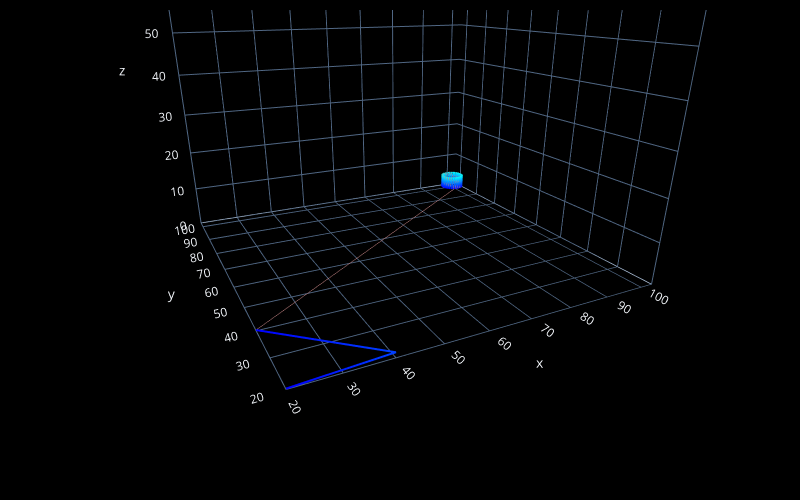

Notebook source saved alongside this figure:
### Code cell
# preview the design

fc.transform(steps, 'plot', fc.PlotControls(style='line', zoom=0.7))
# hover the cursor over the lines in the plot to check xyz positions of the points in the design

# uncomment the next line to create a plot with real heights/widths for extruded lines to preview the real 3D printed geometry
# fc.transform(steps, 'plot', fc.PlotControls(style='tube', zoom=0.7, initialization_data={'extrusion_width': EW, 'extrusion_height': EH}))

# uncomment the next line to create a neat preview (click the top-left button in the plot for a .png file) - post and tag @FullControlXYZ :)
# fc.transform(steps, 'plot', fc.PlotControls(neat_for_publishing=True, zoom=0.5, initialization_data={'extrusion_width': EW, 'extrusion_height': EH}))

### Figure 1 — Plotly figure (JSON) as saved in the notebook; plotly's stock layout.template omitted (floating-point values rounded to 4 significant figures)
{"data": [{"line": {"color": ["rgb(0.00, 0.00, 255.00)", "rgb(0.00, 63.75, 255.00)", "rgb(0.00, 0.00, 255.00)"], "width": 4}, "mode": "lines", "showlegend": false, "type": "scatter3d", "x": [20, 40, 20], "y": [20, 20, 40], "z": [0.18, 1.18, 0.18]}, {"line": {"color": ["rgb(191.25, 127.50, 127.50)", "rgb(191.25, 127.50, 127.50)"], "width": 1}, "mode": "lines", "showlegend": false, "type": "scatter3d", "x": [20, 103.2], "y": [40, 100], "z": [0.18, 0.18]}, {"line": {"color": ["rgb(0.00, 0.00, 255.00)", "rgb(0.00, 140.25, 255.00)"], "width": 4}, "mode": "lines", "showlegend": false, "type": "scatter3d", "x": [103.2, 103.2], "y": [100, 100.0], "z": [0.18, 2.38]}, {"line": {"color": ["rgb(191.25, 127.50, 127.50)", "rgb(191.25, 127.50, 127.50)", "rgb(191.25, 127.50, 127.50)"], "width": 1}, "mode": "lines", "showlegend": false, "type": "scatter3d", "x": [103.2, 103.2, 103.1], "y": [100.0, 100.0, 100.7], "z": [2.38, 2.39, 0.18]}, {"line": {"color": ["rgb(0.00, 0.00, 255.00)", "rgb(0.00, 140.25, 255.00)"], "width": 4}, "mode": "lines", "showlegend": false, "type": "scatter3d", "x": [103.1, 103.1], "y": [100.7, 100.7], "z": [0.18, 2.38]}, {"line": {"color": ["rgb(191.25, 127.50, 127.50)", "rgb(191.25, 127.50, 127.50)", "rgb(191.25, 127.50, 127.50)"], "width": 1}, "mode": "lines", "showlegend": false, "type": "scatter3d", "x": [103.1, 103.1, 102.8], "y": [100.7, 100.7, 101.4], "z": [2.38, 2.39, 0.18]}, {"line": {"color": ["rgb(0.00, 0.00, 255.00)", "rgb(0.00, 140.25, 255.00)"], "width": 4}, "mode": "lines", "showlegend": false, "type": "scatter3d", "x": [102.8, 102.9], "y": [101.4, 101.4], "z": [0.18, 2.38]}, {"line": {"color": ["rgb(191.25, 127.50, 127.50)", "rgb(191.25, 127.50, 127.50)", "rgb(191.25, 127.50, 127.50)"], "width": 1}, "mode": "lines", "showlegend": false, "type": "scatter3d", "x": [102.9, 102.9, 102.4], "y": [101.4, 101.4, 102.0], "z": [2.38, 2.39, 0.18]}, {"line": {"color": ["rgb(0.00, 0.00, 255.00)", "rgb(0.00, 140.25, 255.00)"], "width": 4}, "mode": "lines", "showlegend": false, "type": "scatter3d", "x": [102.4, 102.4], "y": [102.0, 102.1], "z": [0.18, 2.38]}, {"line": {"color": ["rgb(191.25, 127.50, 127.50)", "rgb(191.25, 127.50, 127.50)", "rgb(191.25, 127.50, 127.50)"], "width": 1}, "mode": "lines", "showlegend": false, "type": "scatter3d", "x": [102.4, 102.4, 101.9], "y": [102.1, 102.1, 102.6], "z": [2.38, 2.39, 0.18]}, {"line": {"color": ["rgb(0.00, 0.00, 255.00)", "rgb(0.00, 140.25, 255.00)"], "width": 4}, "mode": "lines", "showlegend": false, "type": "scatter3d", "x": [101.9, 101.9], "y": [102.6, 102.6], "z": [0.18, 2.38]}, {"line": {"color": ["rgb(191.25, 127.50, 127.50)", "rgb(191.25, 127.50, 127.50)", "rgb(191.25, 127.50, 127.50)"], "width": 1}, "mode": "lines", "showlegend": false, "type": "scatter3d", "x": [101.9, 101.9, 101.3], "y": [102.6, 102.6, 102.9], "z": [2.38, 2.39, 0.18]}, {"line": {"color": ["rgb(0.00, 0.00, 255.00)", "rgb(0.00, 140.25, 255.00)"], "width": 4}, "mode": "lines", "showlegend": false, "type": "scatter3d", "x": [101.3, 101.3], "y": [102.9, 102.9], "z": [0.18, 2.38]}, {"line": {"color": ["rgb(191.25, 127.50, 127.50)", "rgb(191.25, 127.50, 127.50)", "rgb(191.25, 127.50, 127.50)"], "width": 1}, "mode": "lines", "showlegend": false, "type": "scatter3d", "x": [101.3, 101.3, 100.6], "y": [102.9, 102.9, 103.1], "z": [2.38, 2.39, 0.18]}, {"line": {"color": ["rgb(0.00, 0.00, 255.00)", "rgb(0.00, 140.25, 255.00)"], "width": 4}, "mode": "lines", "showlegend": false, "type": "scatter3d", "x": [100.6, 100.6], "y": [103.1, 103.1], "z": [0.18, 2.38]}, {"line": {"color": ["rgb(191.25, 127.50, 127.50)", "rgb(191.25, 127.50, 127.50)", "rgb(191.25, 127.50, 127.50)"], "width": 1}, "mode": "lines", "showlegend": false, "type": "scatter3d", "x": [100.6, 100.6, 99.81], "y": [103.1, 103.1, 103.2], "z": [2.38, 2.39, 0.18]}, {"line": {"color": ["rgb(0.00, 0.00, 255.00)", "rgb(0.00, 140.25, 255.00)"], "width": 4}, "mode": "lines", "showlegend": false, "type": "scatter3d", "x": [99.81, 99.83], "y": [103.2, 103.2], "z": [0.18, 2.38]}, {"line": {"color": ["rgb(191.25, 127.50, 127.50)", "rgb(191.25, 127.50, 127.50)", "rgb(191.25, 127.50, 127.50)"], "width": 1}, "mode": "lines", "showlegend": false, "type": "scatter3d", "x": [99.83, 99.83, 99.09], "y": [103.2, 103.2, 103.0], "z": [2.38, 2.39, 0.18]}, {"line": {"color": ["rgb(0.00, 0.00, 255.00)", "rgb(0.00, 140.25, 255.00)"], "width": 4}, "mode": "lines", "showlegend": false, "type": "scatter3d", "x": [99.09, 99.1], "y": [103.0, 103.1], "z": [0.18, 2.38]}, {"line": {"color": ["rgb(191.25, 127.50, 127.50)", "rgb(191.25, 127.50, 127.50)", "rgb(191.25, 127.50, 127.50)"], "width": 1}, "mode": "lines", "showlegend": false, "type": "scatter3d", "x": [99.1, 99.1, 98.41], "y": [103.1, 103.1, 102.8], "z": [2.38, 2.39, 0.18]}, {"line": {"color": ["rgb(0.00, 0.00, 255.00)", "rgb(0.00, 140.25, 255.00)"], "width": 4}, "mode": "lines", "showlegend": false, "type": "scatter3d", "x": [98.41, 98.42], "y": [102.8, 102.8], "z": [0.18, 2.38]}, {"line": {"color": ["rgb(191.25, 127.50, 127.50)", "rgb(191.25, 127.50, 127.50)", "rgb(191.25, 127.50, 127.50)"], "width": 1}, "mode": "lines", "showlegend": false, "type": "scatter3d", "x": [98.42, 98.42, 97.82], "y": [102.8, 102.8, 102.3], "z": [2.38, 2.39, 0.18]}, {"line": {"color": ["rgb(0.00, 0.00, 255.00)", "rgb(0.00, 140.25, 255.00)"], "width": 4}, "mode": "lines", "showlegend": false, "type": "scatter3d", "x": [97.82, 97.83], "y": [102.3, 102.3], "z": [0.18, 2.38]}, {"line": {"color": ["rgb(191.25, 127.50, 127.50)", "rgb(191.25, 127.50, 127.50)", "rgb(191.25, 127.50, 127.50)"], "width": 1}, "mode": "lines", "showlegend": false, "type": "scatter3d", "x": [97.83, 97.83, 97.34], "y": [102.3, 102.3, 101.7], "z": [2.38, 2.39, 0.18]}, {"line": {"color": ["rgb(0.00, 0.00, 255.00)", "rgb(0.00, 140.25, 255.00)"], "width": 4}, "mode": "lines", "showlegend": false, "type": "scatter3d", "x": [97.34, 97.35], "y": [101.7, 101.8], "z": [0.18, 2.38]}, {"line": {"color": ["rgb(191.25, 127.50, 127.50)", "rgb(191.25, 127.50, 127.50)", "rgb(191.25, 127.50, 127.50)"], "width": 1}, "mode": "lines", "showlegend": false, "type": "scatter3d", "x": [97.35, 97.35, 97.01], "y": [101.8, 101.8, 101.1], "z": [2.38, 2.39, 0.18]}, {"line": {"color": ["rgb(0.00, 0.00, 255.00)", "rgb(0.00, 140.25, 255.00)"], "width": 4}, "mode": "lines", "showlegend": false, "type": "scatter3d", "x": [97.01, 97.02], "y": [101.1, 101.1], "z": [0.18, 2.38]}, {"line": {"color": ["rgb(191.25, 127.50, 127.50)", "rgb(191.25, 127.50, 127.50)", "rgb(191.25, 127.50, 127.50)"], "width": 1}, "mode": "lines", "showlegend": false, "type": "scatter3d", "x": [97.02, 97.02, 96.84], "y": [101.1, 101.1, 100.4], "z": [2.38, 2.39, 0.18]}, {"line": {"color": ["rgb(0.00, 0.00, 255.00)", "rgb(0.00, 140.25, 255.00)"], "width": 4}, "mode": "lines", "showlegend": false, "type": "scatter3d", "x": [96.84, 96.85], "y": [100.4, 100.4], "z": [0.18, 2.38]}, {"line": {"color": ["rgb(191.25, 127.50, 127.50)", "rgb(191.25, 127.50, 127.50)", "rgb(191.25, 127.50, 127.50)"], "width": 1}, "mode": "lines", "showlegend": false, "type": "scatter3d", "x": [96.85, 96.85, 96.84], "y": [100.4, 100.4, 99.63], "z": [2.38, 2.39, 0.18]}, {"line": {"color": ["rgb(0.00, 0.00, 255.00)", "rgb(0.00, 140.25, 255.00)"], "width": 4}, "mode": "lines", "showlegend": false, "type": "scatter3d", "x": [96.84, 96.85], "y": [99.63, 99.64], "z": [0.18, 2.38]}, {"line": {"color": ["rgb(191.25, 127.50, 127.50)", "rgb(191.25, 127.50, 127.50)", "rgb(191.25, 127.50, 127.50)"], "width": 1}, "mode": "lines", "showlegend": false, "type": "scatter3d", "x": [96.85, 96.85, 97.01], "y": [99.64, 99.64, 98.91], "z": [2.38, 2.39, 0.18]}, {"line": {"color": ["rgb(0.00, 0.00, 255.00)", "rgb(0.00, 140.25, 255.00)"], "width": 4}, "mode": "lines", "showlegend": false, "type": "scatter3d", "x": [97.01, 97.02], "y": [98.91, 98.92], "z": [0.18, 2.38]}, {"line": {"color": ["rgb(191.25, 127.50, 127.50)", "rgb(191.25, 127.50, 127.50)", "rgb(191.25, 127.50, 127.50)"], "width": 1}, "mode": "lines", "showlegend": false, "type": "scatter3d", "x": [97.02, 97.02, 97.34], "y": [98.92, 98.92, 98.25], "z": [2.38, 2.39, 0.18]}, {"line": {"color": ["rgb(0.00, 0.00, 255.00)", "rgb(0.00, 140.25, 255.00)"], "width": 4}, "mode": "lines", "showlegend": false, "type": "scatter3d", "x": [97.34, 97.35], "y": [98.25, 98.26], "z": [0.18, 2.38]}, {"line": {"color": ["rgb(191.25, 127.50, 127.50)", "rgb(191.25, 127.50, 127.50)", "rgb(191.25, 127.50, 127.50)"], "width": 1}, "mode": "lines", "showlegend": false, "type": "scatter3d", "x": [97.35, 97.35, 97.82], "y": [98.26, 98.26, 97.69], "z": [2.38, 2.39, 0.18]}, {"line": {"color": ["rgb(0.00, 0.00, 255.00)", "rgb(0.00, 140.25, 255.00)"], "width": 4}, "mode": "lines", "showlegend": false, "type": "scatter3d", "x": [97.82, 97.83], "y": [97.69, 97.69], "z": [0.18, 2.38]}, {"line": {"color": ["rgb(191.25, 127.50, 127.50)", "rgb(191.25, 127.50, 127.50)", "rgb(191.25, 127.50, 127.50)"], "width": 1}, "mode": "lines", "showlegend": false, "type": "scatter3d", "x": [97.83, 97.83, 98.41], "y": [97.69, 97.69, 97.24], "z": [2.38, 2.39, 0.18]}, {"line": {"color": ["rgb(0.00, 0.00, 255.00)", "rgb(0.00, 140.25, 255.00)"], "width": 4}, "mode": "lines", "showlegend": false, "type": "scatter3d", "x": [98.41, 98.42], "y": [97.24, 97.25], "z": [0.18, 2.38]}, {"line": {"color": ["rgb(191.25, 127.50, 127.50)", "rgb(191.25, 127.50, 127.50)", "rgb(191.25, 127.50, 127.50)"], "width": 1}, "mode": "lines", "showlegend": false, "type": "scatter3d", "x": [98.42, 98.42, 99.09], "y": [97.25, 97.25, 96.95], "z": [2.38, 2.39, 0.18]}, {"line": {"color": ["rgb(0.00, 0.00, 255.00)", "rgb(0.00, 140.25, 255.00)"], "width": 4}, "mode": "lines", "showlegend": false, "type": "scatter3d", "x": [99.09, 99.1], "y": [96.95, 96.96], "z": [0.18, 2.38]}, {"line": {"color": ["rgb(191.25, 127.50, 127.50)", "rgb(191.25, 127.50, 127.50)", "rgb(191.25, 127.50, 127.50)"], "width": 1}, "mode": "lines", "showlegend": false, "type": "scatter3d", "x": [99.1, 99.1, 99.81], "y": [96.96, 96.96, 96.82], "z": [2.38, 2.39, 0.18]}, {"line": {"color": ["rgb(0.00, 0.00, 255.00)", "rgb(0.00, 140.25, 255.00)"], "width": 4}, "mode": "lines", "showlegend": false, "type": "scatter3d", "x": [99.81, 99.83], "y": [96.82, 96.83], "z": [0.18, 2.38]}, {"line": {"color": ["rgb(191.25, 127.50, 127.50)", "rgb(191.25, 127.50, 127.50)", "rgb(191.25, 127.50, 127.50)"], "width": 1}, "mode": "lines", "showlegend": false, "type": "scatter3d", "x": [99.83, 99.83, 100.6], "y": [96.83, 96.83, 96.86], "z": [2.38, 2.39, 0.18]}, {"line": {"color": ["rgb(0.00, 0.00, 255.00)", "rgb(0.00, 140.25, 255.00)"], "width": 4}, "mode": "lines", "showlegend": false, "type": "scatter3d", "x": [100.6, 100.6], "y": [96.86, 96.88], "z": [0.18, 2.38]}, {"line": {"color": ["rgb(191.25, 127.50, 127.50)", "rgb(191.25, 127.50, 127.50)", "rgb(191.25, 127.50, 127.50)"], "width": 1}, "mode": "lines", "showlegend": false, "type": "scatter3d", "x": [100.6, 100.6, 101.3], "y": [96.88, 96.88, 97.08], "z": [2.38, 2.39, 0.18]}, {"line": {"color": ["rgb(0.00, 0.00, 255.00)", "rgb(0.00, 140.25, 255.00)"], "width": 4}, "mode": "lines", "showlegend": false, "type": "scatter3d", "x": [101.3, 101.3], "y": [97.08, 97.09], "z": [0.18, 2.38]}, {"line": {"color": ["rgb(191.25, 127.50, 127.50)", "rgb(191.25, 127.50, 127.50)", "rgb(191.25, 127.50, 127.50)"], "width": 1}, "mode": "lines", "showlegend": false, "type": "scatter3d", "x": [101.3, 101.3, 101.9], "y": [97.09, 97.09, 97.45], "z": [2.38, 2.39, 0.18]}, {"line": {"color": ["rgb(0.00, 0.00, 255.00)", "rgb(0.00, 140.25, 255.00)"], "width": 4}, "mode": "lines", "showlegend": false, "type": "scatter3d", "x": [101.9, 101.9], "y": [97.45, 97.46], "z": [0.18, 2.38]}, {"line": {"color": ["rgb(191.25, 127.50, 127.50)", "rgb(191.25, 127.50, 127.50)", "rgb(191.25, 127.50, 127.50)"], "width": 1}, "mode": "lines", "showlegend": false, "type": "scatter3d", "x": [101.9, 101.9, 102.4], "y": [97.46, 97.46, 97.95], "z": [2.38, 2.39, 0.18]}, {"line": {"color": ["rgb(0.00, 0.00, 255.00)", "rgb(0.00, 140.25, 255.00)"], "width": 4}, "mode": "lines", "showlegend": false, "type": "scatter3d", "x": [102.4, 102.4], "y": [97.95, 97.96], "z": [0.18, 2.38]}, {"line": {"color": ["rgb(191.25, 127.50, 127.50)", "rgb(191.25, 127.50, 127.50)", "rgb(191.25, 127.50, 127.50)"], "width": 1}, "mode": "lines", "showlegend": false, "type": "scatter3d", "x": [102.4, 102.4, 102.8], "y": [97.96, 97.96, 98.57], "z": [2.38, 2.39, 0.18]}, {"line": {"color": ["rgb(0.00, 0.00, 255.00)", "rgb(0.00, 140.25, 255.00)"], "width": 4}, "mode": "lines", "showlegend": false, "type": "scatter3d", "x": [102.8, 102.9], "y": [98.57, 98.58], "z": [0.18, 2.38]}, {"line": {"color": ["rgb(191.25, 127.50, 127.50)", "rgb(191.25, 127.50, 127.50)", "rgb(191.25, 127.50, 127.50)"], "width": 1}, "mode": "lines", "showlegend": false, "type": "scatter3d", "x": [102.9, 102.9, 103.1], "y": [98.58, 98.58, 99.27], "z": [2.38, 2.39, 0.18]}, {"line": {"color": ["rgb(0.00, 0.00, 255.00)", "rgb(0.00, 140.25, 255.00)"], "width": 4}, "mode": "lines", "showlegend": false, "type": "scatter3d", "x": [103.1, 103.1], "y": [99.27, 99.28], "z": [0.18, 2.38]}, {"line": {"color": ["rgb(191.25, 127.50, 127.50)", "rgb(191.25, 127.50, 127.50)", "rgb(191.25, 127.50, 127.50)"], "width": 1}, "mode": "lines", "showlegend": false, "type": "scatter3d", "x": [103.1, 103.1, 103.2], "y": [99.28, 99.28, 100.4], "z": [2.38, 2.39, 1.98]}, {"line": {"color": ["rgb(0.00, 114.75, 255.00)", "rgb(0.00, 255.00, 255.00)"], "width": 4}, "mode": "lines", "showlegend": false, "type": "scatter3d", "x": [103.2, 103.2], "y": [100.4, 100.4], "z": [1.98, 4.18]}, {"line": {"color": ["rgb(191.25, 127.50, 127.50)", "rgb(191.25, 127.50, 127.50)", "rgb(191.25, 127.50, 127.50)"], "width": 1}, "mode": "lines", "showlegend": false, "type": "scatter3d", "x": [103.2, 103.2, 103.0], "y": [100.4, 100.4, 101.1], "z": [4.18, 4.18, 1.98]}, {"line": {"color": ["rgb(0.00, 114.75, 255.00)", "rgb(0.00, 255.00, 255.00)"], "width": 4}, "mode": "lines", "showlegend": false, "type": "scatter3d", "x": [103.0, 103.0], "y": [101.1, 101.1], "z": [1.98, 4.18]}, {"line": {"color": ["rgb(191.25, 127.50, 127.50)", "rgb(191.25, 127.50, 127.50)", "rgb(191.25, 127.50, 127.50)"], "width": 1}, "mode": "lines", "showlegend": false, "type": "scatter3d", "x": [103.0, 103.0, 102.6], "y": [101.1, 101.1, 101.8], "z": [4.18, 4.18, 1.98]}, {"line": {"color": ["rgb(0.00, 114.75, 255.00)", "rgb(0.00, 255.00, 255.00)"], "width": 4}, "mode": "lines", "showlegend": false, "type": "scatter3d", "x": [102.6, 102.7], "y": [101.8, 101.8], "z": [1.98, 4.18]}, {"line": {"color": ["rgb(191.25, 127.50, 127.50)", "rgb(191.25, 127.50, 127.50)", "rgb(191.25, 127.50, 127.50)"], "width": 1}, "mode": "lines", "showlegend": false, "type": "scatter3d", "x": [102.7, 102.7, 102.2], "y": [101.8, 101.8, 102.3], "z": [4.18, 4.18, 1.98]}, {"line": {"color": ["rgb(0.00, 114.75, 255.00)", "rgb(0.00, 255.00, 255.00)"], "width": 4}, "mode": "lines", "showlegend": false, "type": "scatter3d", "x": [102.2, 102.2], "y": [102.3, 102.3], "z": [1.98, 4.18]}, {"line": {"color": ["rgb(191.25, 127.50, 127.50)", "rgb(191.25, 127.50, 127.50)", "rgb(191.25, 127.50, 127.50)"], "width": 1}, "mode": "lines", "showlegend": false, "type": "scatter3d", "x": [102.2, 102.2, 101.6], "y": [102.3, 102.3, 102.8], "z": [4.18, 4.18, 1.98]}, {"line": {"color": ["rgb(0.00, 114.75, 255.00)", "rgb(0.00, 255.00, 255.00)"], "width": 4}, "mode": "lines", "showlegend": false, "type": "scatter3d", "x": [101.6, 101.6], "y": [102.8, 102.8], "z": [1.98, 4.18]}, {"line": {"color": ["rgb(191.25, 127.50, 127.50)", "rgb(191.25, 127.50, 127.50)", "rgb(191.25, 127.50, 127.50)"], "width": 1}, "mode": "lines", "showlegend": false, "type": "scatter3d", "x": [101.6, 101.6, 100.9], "y": [102.8, 102.8, 103.1], "z": [4.18, 4.18, 1.98]}, {"line": {"color": ["rgb(0.00, 114.75, 255.00)", "rgb(0.00, 255.00, 255.00)"], "width": 4}, "mode": "lines", "showlegend": false, "type": "scatter3d", "x": [100.9, 100.9], "y": [103.1, 103.1], "z": [1.98, 4.18]}, {"line": {"color": ["rgb(191.25, 127.50, 127.50)", "rgb(191.25, 127.50, 127.50)", "rgb(191.25, 127.50, 127.50)"], "width": 1}, "mode": "lines", "showlegend": false, "type": "scatter3d", "x": [100.9, 100.9, 100.2], "y": [103.1, 103.1, 103.2], "z": [4.18, 4.18, 1.98]}, {"line": {"color": ["rgb(0.00, 114.75, 255.00)", "rgb(0.00, 255.00, 255.00)"], "width": 4}, "mode": "lines", "showlegend": false, "type": "scatter3d", "x": [100.2, 100.2], "y": [103.2, 103.2], "z": [1.98, 4.18]}, {"line": {"color": ["rgb(191.25, 127.50, 127.50)", "rgb(191.25, 127.50, 127.50)", "rgb(191.25, 127.50, 127.50)"], "width": 1}, "mode": "lines", "showlegend": false, "type": "scatter3d", "x": [100.2, 100.2, 99.42], "y": [103.2, 103.2, 103.1], "z": [4.18, 4.18, 1.98]}, {"line": {"color": ["rgb(0.00, 114.75, 255.00)", "rgb(0.00, 255.00, 255.00)"], "width": 4}, "mode": "lines", "showlegend": false, "type": "scatter3d", "x": [99.42, 99.43], "y": [103.1, 103.1], "z": [1.98, 4.18]}, {"line": {"color": ["rgb(191.25, 127.50, 127.50)", "rgb(191.25, 127.50, 127.50)", "rgb(191.25, 127.50, 127.50)"], "width": 1}, "mode": "lines", "showlegend": false, "type": "scatter3d", "x": [99.43, 99.43, 98.71], "y": [103.1, 103.1, 102.9], "z": [4.18, 4.18, 1.98]}, {"line": {"color": ["rgb(0.00, 114.75, 255.00)", "rgb(0.00, 255.00, 255.00)"], "width": 4}, "mode": "lines", "showlegend": false, "type": "scatter3d", "x": [98.71, 98.72], "y": [102.9, 102.9], "z": [1.98, 4.18]}, {"line": {"color": ["rgb(191.25, 127.50, 127.50)", "rgb(191.25, 127.50, 127.50)", "rgb(191.25, 127.50, 127.50)"], "width": 1}, "mode": "lines", "showlegend": false, "type": "scatter3d", "x": [98.72, 98.72, 98.08], "y": [102.9, 102.9, 102.5], "z": [4.18, 4.18, 1.98]}, {"line": {"color": ["rgb(0.00, 114.75, 255.00)", "rgb(0.00, 255.00, 255.00)"], "width": 4}, "mode": "lines", "showlegend": false, "type": "scatter3d", "x": [98.08, 98.09], "y": [102.5, 102.5], "z": [1.98, 4.18]}, {"line": {"color": ["rgb(191.25, 127.50, 127.50)", "rgb(191.25, 127.50, 127.50)", "rgb(191.25, 127.50, 127.50)"], "width": 1}, "mode": "lines", "showlegend": false, "type": "scatter3d", "x": [98.09, 98.09, 97.54], "y": [102.5, 102.5, 102.0], "z": [4.18, 4.18, 1.98]}, {"line": {"color": ["rgb(0.00, 114.75, 255.00)", "rgb(0.00, 255.00, 255.00)"], "width": 4}, "mode": "lines", "showlegend": false, "type": "scatter3d", "x": [97.54, 97.55], "y": [102.0, 102.0], "z": [1.98, 4.18]}, {"line": {"color": ["rgb(191.25, 127.50, 127.50)", "rgb(191.25, 127.50, 127.50)", "rgb(191.25, 127.50, 127.50)"], "width": 1}, "mode": "lines", "showlegend": false, "type": "scatter3d", "x": [97.55, 97.55, 97.14], "y": [102.0, 102.0, 101.4], "z": [4.18, 4.18, 1.98]}, {"line": {"color": ["rgb(0.00, 114.75, 255.00)", "rgb(0.00, 255.00, 255.00)"], "width": 4}, "mode": "lines", "showlegend": false, "type": "scatter3d", "x": [97.14, 97.15], "y": [101.4, 101.4], "z": [1.98, 4.18]}, {"line": {"color": ["rgb(191.25, 127.50, 127.50)", "rgb(191.25, 127.50, 127.50)", "rgb(191.25, 127.50, 127.50)"], "width": 1}, "mode": "lines", "showlegend": false, "type": "scatter3d", "x": [97.15, 97.15, 96.9], "y": [101.4, 101.4, 100.7], "z": [4.18, 4.18, 1.98]}, {"line": {"color": ["rgb(0.00, 114.75, 255.00)", "rgb(0.00, 255.00, 255.00)"], "width": 4}, "mode": "lines", "showlegend": false, "type": "scatter3d", "x": [96.9, 96.91], "y": [100.7, 100.7], "z": [1.98, 4.18]}, {"line": {"color": ["rgb(191.25, 127.50, 127.50)", "rgb(191.25, 127.50, 127.50)", "rgb(191.25, 127.50, 127.50)"], "width": 1}, "mode": "lines", "showlegend": false, "type": "scatter3d", "x": [96.91, 96.91, 96.82], "y": [100.7, 100.7, 99.97], "z": [4.18, 4.18, 1.98]}, {"line": {"color": ["rgb(0.00, 114.75, 255.00)", "rgb(0.00, 255.00, 255.00)"], "width": 4}, "mode": "lines", "showlegend": false, "type": "scatter3d", "x": [96.82, 96.83], "y": [99.97, 99.98], "z": [1.98, 4.18]}, {"line": {"color": ["rgb(191.25, 127.50, 127.50)", "rgb(191.25, 127.50, 127.50)", "rgb(191.25, 127.50, 127.50)"], "width": 1}, "mode": "lines", "showlegend": false, "type": "scatter3d", "x": [96.83, 96.83, 96.91], "y": [99.98, 99.98, 99.24], "z": [4.18, 4.18, 1.98]}, {"line": {"color": ["rgb(0.00, 114.75, 255.00)", "rgb(0.00, 255.00, 255.00)"], "width": 4}, "mode": "lines", "showlegend": false, "type": "scatter3d", "x": [96.91, 96.92], "y": [99.24, 99.25], "z": [1.98, 4.18]}, {"line": {"color": ["rgb(191.25, 127.50, 127.50)", "rgb(191.25, 127.50, 127.50)", "rgb(191.25, 127.50, 127.50)"], "width": 1}, "mode": "lines", "showlegend": false, "type": "scatter3d", "x": [96.92, 96.92, 97.17], "y": [99.25, 99.25, 98.55], "z": [4.18, 4.18, 1.98]}, {"line": {"color": ["rgb(0.00, 114.75, 255.00)", "rgb(0.00, 255.00, 255.00)"], "width": 4}, "mode": "lines", "showlegend": false, "type": "scatter3d", "x": [97.17, 97.18], "y": [98.55, 98.56], "z": [1.98, 4.18]}, {"line": {"color": ["rgb(191.25, 127.50, 127.50)", "rgb(191.25, 127.50, 127.50)", "rgb(191.25, 127.50, 127.50)"], "width": 1}, "mode": "lines", "showlegend": false, "type": "scatter3d", "x": [97.18, 97.18, 97.58], "y": [98.56, 98.56, 97.93], "z": [4.18, 4.18, 1.98]}, {"line": {"color": ["rgb(0.00, 114.75, 255.00)", "rgb(0.00, 255.00, 255.00)"], "width": 4}, "mode": "lines", "showlegend": false, "type": "scatter3d", "x": [97.58, 97.59], "y": [97.93, 97.94], "z": [1.98, 4.18]}, {"line": {"color": ["rgb(191.25, 127.50, 127.50)", "rgb(191.25, 127.50, 127.50)", "rgb(191.25, 127.50, 127.50)"], "width": 1}, "mode": "lines", "showlegend": false, "type": "scatter3d", "x": [97.59, 97.59, 98.12], "y": [97.94, 97.94, 97.43], "z": [4.18, 4.18, 1.98]}, {"line": {"color": ["rgb(0.00, 114.75, 255.00)", "rgb(0.00, 255.00, 255.00)"], "width": 4}, "mode": "lines", "showlegend": false, "type": "scatter3d", "x": [98.12, 98.13], "y": [97.43, 97.44], "z": [1.98, 4.18]}, {"line": {"color": ["rgb(191.25, 127.50, 127.50)", "rgb(191.25, 127.50, 127.50)", "rgb(191.25, 127.50, 127.50)"], "width": 1}, "mode": "lines", "showlegend": false, "type": "scatter3d", "x": [98.13, 98.13, 98.77], "y": [97.44, 97.44, 97.07], "z": [4.18, 4.18, 1.98]}, {"line": {"color": ["rgb(0.00, 114.75, 255.00)", "rgb(0.00, 255.00, 255.00)"], "width": 4}, "mode": "lines", "showlegend": false, "type": "scatter3d", "x": [98.77, 98.78], "y": [97.07, 97.08], "z": [1.98, 4.18]}, {"line": {"color": ["rgb(191.25, 127.50, 127.50)", "rgb(191.25, 127.50, 127.50)", "rgb(191.25, 127.50, 127.50)"], "width": 1}, "mode": "lines", "showlegend": false, "type": "scatter3d", "x": [98.78, 98.78, 99.48], "y": [97.08, 97.08, 96.86], "z": [4.18, 4.18, 1.98]}, {"line": {"color": ["rgb(0.00, 114.75, 255.00)", "rgb(0.00, 255.00, 255.00)"], "width": 4}, "mode": "lines", "showlegend": false, "type": "scatter3d", "x": [99.48, 99.49], "y": [96.86, 96.87], "z": [1.98, 4.18]}, {"line": {"color": ["rgb(191.25, 127.50, 127.50)", "rgb(191.25, 127.50, 127.50)", "rgb(191.25, 127.50, 127.50)"], "width": 1}, "mode": "lines", "showlegend": false, "type": "scatter3d", "x": [99.49, 99.49, 100.2], "y": [96.87, 96.87, 96.82], "z": [4.18, 4.18, 1.98]}, {"line": {"color": ["rgb(0.00, 114.75, 255.00)", "rgb(0.00, 255.00, 255.00)"], "width": 4}, "mode": "lines", "showlegend": false, "type": "scatter3d", "x": [100.2, 100.2], "y": [96.82, 96.83], "z": [1.98, 4.18]}, {"line": {"color": ["rgb(191.25, 127.50, 127.50)", "rgb(191.25, 127.50, 127.50)", "rgb(191.25, 127.50, 127.50)"], "width": 1}, "mode": "lines", "showlegend": false, "type": "scatter3d", "x": [100.2, 100.2, 100.9], "y": [96.83, 96.83, 96.96], "z": [4.18, 4.18, 1.98]}, {"line": {"color": ["rgb(0.00, 114.75, 255.00)", "rgb(0.00, 255.00, 255.00)"], "width": 4}, "mode": "lines", "showlegend": false, "type": "scatter3d", "x": [100.9, 101.0], "y": [96.96, 96.97], "z": [1.98, 4.18]}, {"line": {"color": ["rgb(191.25, 127.50, 127.50)", "rgb(191.25, 127.50, 127.50)", "rgb(191.25, 127.50, 127.50)"], "width": 1}, "mode": "lines", "showlegend": false, "type": "scatter3d", "x": [101.0, 101.0, 101.6], "y": [96.97, 96.97, 97.26], "z": [4.18, 4.18, 1.98]}, {"line": {"color": ["rgb(0.00, 114.75, 255.00)", "rgb(0.00, 255.00, 255.00)"], "width": 4}, "mode": "lines", "showlegend": false, "type": "scatter3d", "x": [101.6, 101.6], "y": [97.26, 97.27], "z": [1.98, 4.18]}, {"line": {"color": ["rgb(191.25, 127.50, 127.50)", "rgb(191.25, 127.50, 127.50)", "rgb(191.25, 127.50, 127.50)"], "width": 1}, "mode": "lines", "showlegend": false, "type": "scatter3d", "x": [101.6, 101.6, 102.2], "y": [97.27, 97.27, 97.7], "z": [4.18, 4.18, 1.98]}, {"line": {"color": ["rgb(0.00, 114.75, 255.00)", "rgb(0.00, 255.00, 255.00)"], "width": 4}, "mode": "lines", "showlegend": false, "type": "scatter3d", "x": [102.2, 102.2], "y": [97.7, 97.72], "z": [1.98, 4.18]}, {"line": {"color": ["rgb(191.25, 127.50, 127.50)", "rgb(191.25, 127.50, 127.50)", "rgb(191.25, 127.50, 127.50)"], "width": 1}, "mode": "lines", "showlegend": false, "type": "scatter3d", "x": [102.2, 102.2, 102.7], "y": [97.72, 97.72, 98.28], "z": [4.18, 4.18, 1.98]}, {"line": {"color": ["rgb(0.00, 114.75, 255.00)", "rgb(0.00, 255.00, 255.00)"], "width": 4}, "mode": "lines", "showlegend": false, "type": "scatter3d", "x": [102.7, 102.7], "y": [98.28, 98.29], "z": [1.98, 4.18]}, {"line": {"color": ["rgb(191.25, 127.50, 127.50)", "rgb(191.25, 127.50, 127.50)", "rgb(191.25, 127.50, 127.50)"], "width": 1}, "mode": "lines", "showlegend": false, "type": "scatter3d", "x": [102.7, 102.7, 103.0], "y": [98.29, 98.29, 98.94], "z": [4.18, 4.18, 1.98]}, {"line": {"color": ["rgb(0.00, 114.75, 255.00)", "rgb(0.00, 255.00, 255.00)"], "width": 4}, "mode": "lines", "showlegend": false, "type": "scatter3d", "x": [103.0, 103.0], "y": [98.94, 98.95], "z": [1.98, 4.18]}, {"line": {"color": ["rgb(191.25, 127.50, 127.50)", "rgb(191.25, 127.50, 127.50)", "rgb(191.25, 127.50, 127.50)"], "width": 1}, "mode": "lines", "showlegend": false, "type": "scatter3d", "x": [103.0, 103.0, 103.2], "y": [98.95, 98.95, 99.66], "z": [4.18, 4.18, 1.98]}, {"line": {"color": ["rgb(0.00, 114.75, 255.00)", "rgb(0.00, 255.00, 255.00)"], "width": 4}, "mode": "lines", "showlegend": false, "type": "scatter3d", "x": [103.2, 103.2], "y": [99.66, 99.67], "z": [1.98, 4.18]}, {"line": {"color": ["rgb(191.25, 127.50, 127.50)", "rgb(191.25, 127.50, 127.50)"], "width": 1}, "mode": "lines", "showlegend": false, "type": "scatter3d", "x": [103.2, 103.2], "y": [99.67, 99.67], "z": [4.18, 4.18]}, {"marker": {"color": "red", "size": 2}, "mode": "markers", "showlegend": false, "type": "scatter3d", "x": [], "y": [], "z": []}], "layout": {"height": 500, "margin": {"b": 10, "l": 10, "pad": 4, "r": 10, "t": 10}, "paper_bgcolor": "black", "scene": {"aspectmode": "cube", "camera": {"center": {"x": 0, "y": 0, "z": -0.5}, "eye": {"x": -0.7143, "y": -1.429, "z": 0.2143}}, "xaxis": {"backgroundcolor": "black", "nticks": 10, "range": [20.0, 103.2]}, "yaxis": {"backgroundcolor": "black", "nticks": 10, "range": [20.0, 103.2]}, "zaxis": {"backgroundcolor": "black", "nticks": 10, "range": [0, 83.2]}}, "width": 800}}
